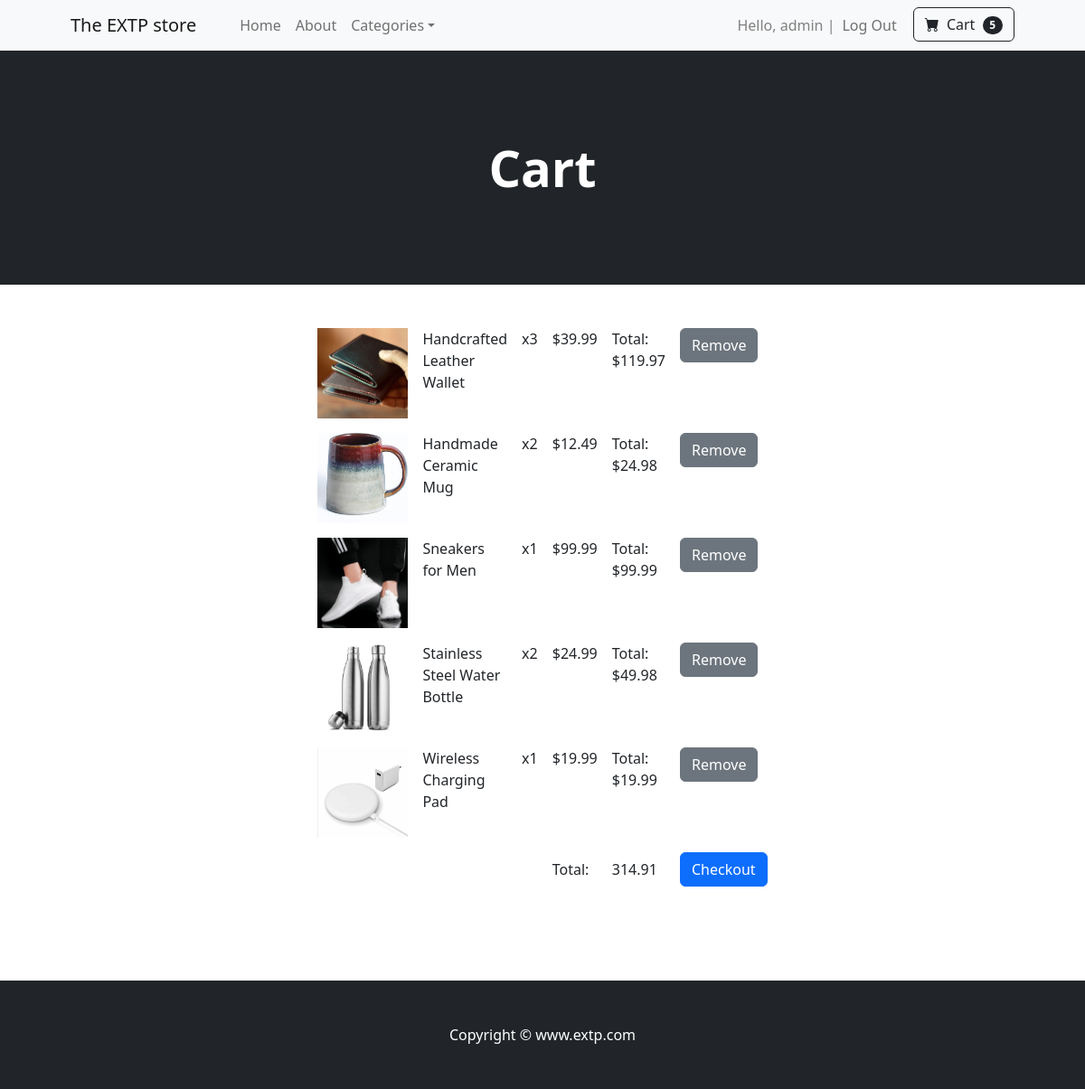
The page /cart/ (signed in) on the database as committed earlier.
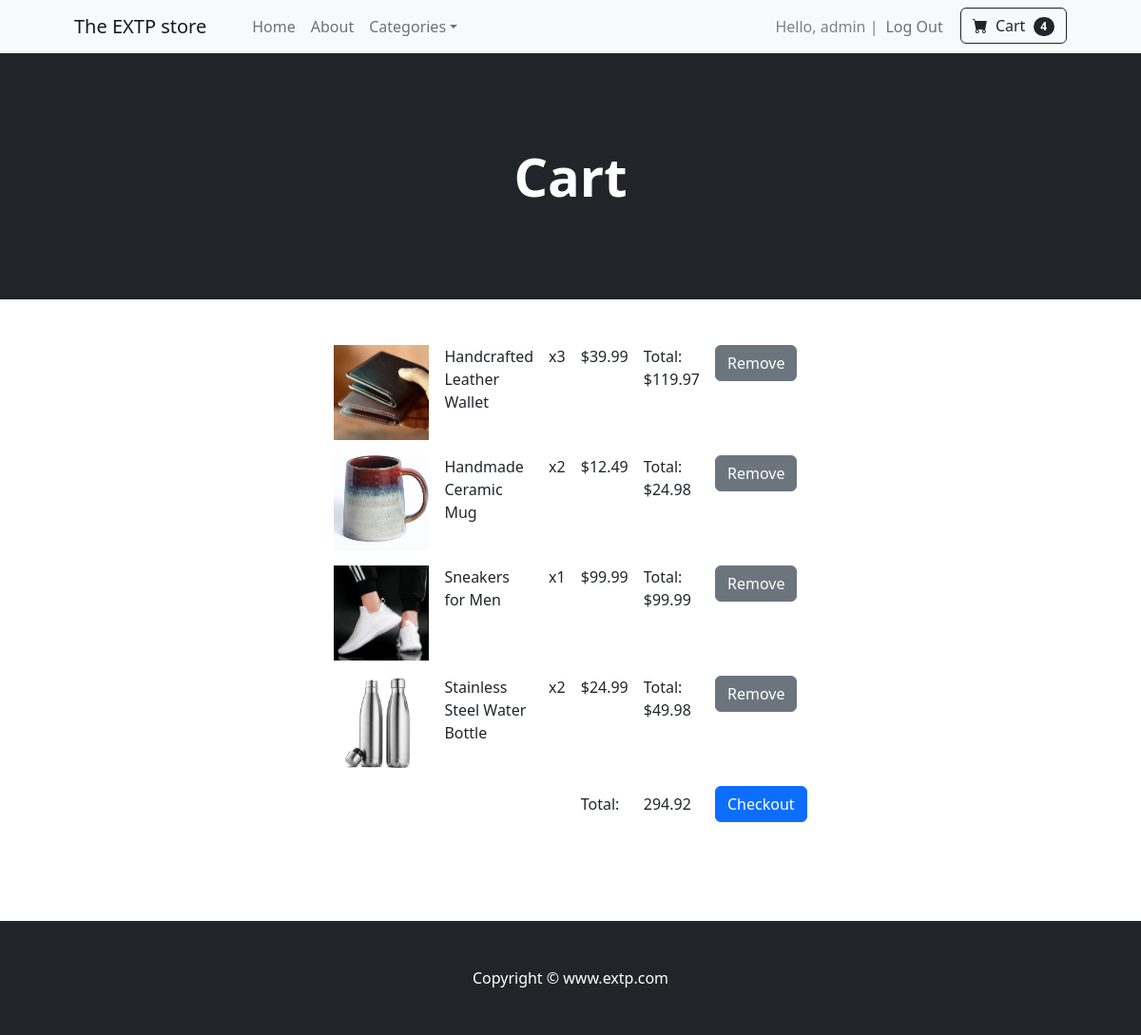
The same page on the database as committed later.
### cart/models.py (models this page shows, shortened)
class Cart(models.Model):
    user = models.ForeignKey(User, on_delete=models.CASCADE)
    product = models.ForeignKey(Product, on_delete=models.CASCADE)
    quantity = models.IntegerField(default=1)
    @property
    def total_item_price(self):
        return self.quantity * self.product.price

### ecommerce/models.py (models this page shows)
class Product(models.Model):
    product_name = models.CharField(max_length=100)
    category = models.ForeignKey(Category, on_delete=models.SET_NULL, blank=True, null=True)
    description = models.TextField()
    image = models.ImageField(upload_to='product_images/', blank=True, null=True)
    created_at = models.DateTimeField(auto_now_add=True)
    price = models.DecimalField(max_digits=6, decimal_places=2)
    def __str__(self):
        return self.product_name

### cart/views.py (the view)
# urls.py: path('', views.cart_details, name='cart_details'),
@login_required
def cart_details(request):
    cart_items = Cart.objects.filter(user=request.user)
    total_price = sum(item.quantity * item.product.price for item in cart_items)
    return render(request, "cart/cart_details.html", {"cart_items": cart_items, "total_price": total_price})

### ecommerce/views.py (called while the page is built)
def custom_context(request):
    categories = models.Category.objects.all()
    if request.user.is_authenticated:
        quantity_cart = Cart.objects.filter(user=request.user).count()
    else:
        quantity_cart = 0
    return {'categories': categories, "quantity_cart": quantity_cart}

### templates/cart/cart_details.html (shortened to what this page needs)
{% extends "base.html" %}
{% block content %}
    <header class="bg-dark py-5">
        <div class="container px-4 px-lg-5 my-5">
            <div class="text-center text-white">
                <h1 class="display-4 fw-bolder">Cart</h1>
            </div>
        </div>
    </header>
    <div style="display: flex; justify-content: center; margin: 20px 160px 40px 160px; padding: 20px 260px 40px 260px;">
    {% if cart_items %}
        <br><br><br><br><br><br><br><br><br><br><br><br><br><br>
        <table class="table table-borderless">
            <tbody>
                {% for item in cart_items %}
                    <tr>
                        <td><img src="{{ item.product.image.url }}" alt="product" width="100" height="100"></td>
                        <td>{{ item.product }}</td>
                        <td>x{{ item.quantity }}</td>
                        <td>${{ item.product.price }}</td>
                        <td>Total: ${{ item.total_item_price }}</td>
                        <td><a href="{% url 'cart:remove_from_cart' item.id %}"><button class="btn btn-secondary" >Remove</button></a></td>
                    </tr>
                {% endfor %}
            </tbody>
            <tfoot>
                <tr>
                    <td colspan="3"></td>
                    <td>Total:</td>
                    <td>{{ total_price }}</td>
                    <td><a href="#" class="btn btn-primary">Checkout</a></td>
                </tr>
            </tfoot>
        </table>
    {% else %}
    <br><br><br><br><br><br><br><br><br><br><br><br><br><br>
        <p>Your shopping cart is empty.</p>
    {% endif %}
    </div>
{% endblock %}

### templates/base.html (shortened to what this page needs)
{% load static %}
<!DOCTYPE html>
<html lang="en">
    <head>
        <link href="https://cdn.jsdelivr.net/npm/bootstrap-icons@1.5.0/font/bootstrap-icons.css" rel="stylesheet" />
        <link href="{% static 'css/styles.css' %}" rel="stylesheet" />
    </head>
    <body>
        <nav class="navbar navbar-expand-lg navbar-light bg-light">
            <div class="container px-4 px-lg-5">
                <a class="navbar-brand" href="{% url 'ecommerce:home' %}">The EXTP store</a>
                <div class="collapse navbar-collapse" id="navbarSupportedContent">
                    <ul class="navbar-nav me-auto mb-2 mb-lg-0 ms-lg-4">
                        <li class="nav-item"><a class="nav-link" aria-current="page" href="{% url 'ecommerce:home' %}">Home</a></li>
                        <li class="nav-item"><a class="nav-link" href="{% url 'ecommerce:about' %}">About</a></li>
                        <li class="nav-item dropdown">
                            <a class="nav-link dropdown-toggle" id="navbarDropdown" href="#" role="button" data-bs-toggle="dropdown" aria-expanded="false">Categories</a>
                        </li>
                    </ul>
                    <ul class="navbar-nav mb-2 mb-lg-0">
                        {% if user.is_authenticated %}
                            <li class="nav-item">
                                <div class="d-flex align-items-center">
                                    <p class="mb-0 mr-2" style="color: gray;">Hello, {{ user.username }} |</p>
                                    <a class="nav-link" style="margin-right: 10px;" href="{% url 'user:logout' %}">Log Out</a>
                                </div>
                            </li>
                        {% else %}
                            <li class="nav-item"><a class="nav-link" href="{% url 'user:login' %}">Sign In</a></li>
                            <li class="nav-item" style="margin-right: 10px;"><a class="nav-link" href="{% url 'user:registration' %}">Sign Up</a></li>
                        {% endif %}
                        <li class="nav-item">
                            <a href="{% url 'cart:cart_details' %}">
                                <button class="btn btn-outline-dark" type="submit">
                                    <i class="bi-cart-fill me-1"></i>
                                    Cart
                                    <span class="badge bg-dark text-white ms-1 rounded-pill">{{ quantity_cart }}</span>
                                </button>
                            </a>
                        </li>
                    </ul>
                </div>
            </div>
        </nav>
        {% block content %}
        {% endblock %}
        <footer class="py-5 bg-dark"  >
            <div class="container"><p class="m-0 text-center text-white">Copyright &copy; www.extp.com </p></div>
        </footer>
    </body>
</html>

Rows that differ between the two databases and show on the page:
removed Cart: product.image (picture), product "Wireless Charging Pad", quantity "1", product.price "19.99", total_item_price "19.99"
Other text that changed with them:
{{ quantity_cart }}: "5" → "4"
{{ total_price }}: "314.91" → "294.92"
